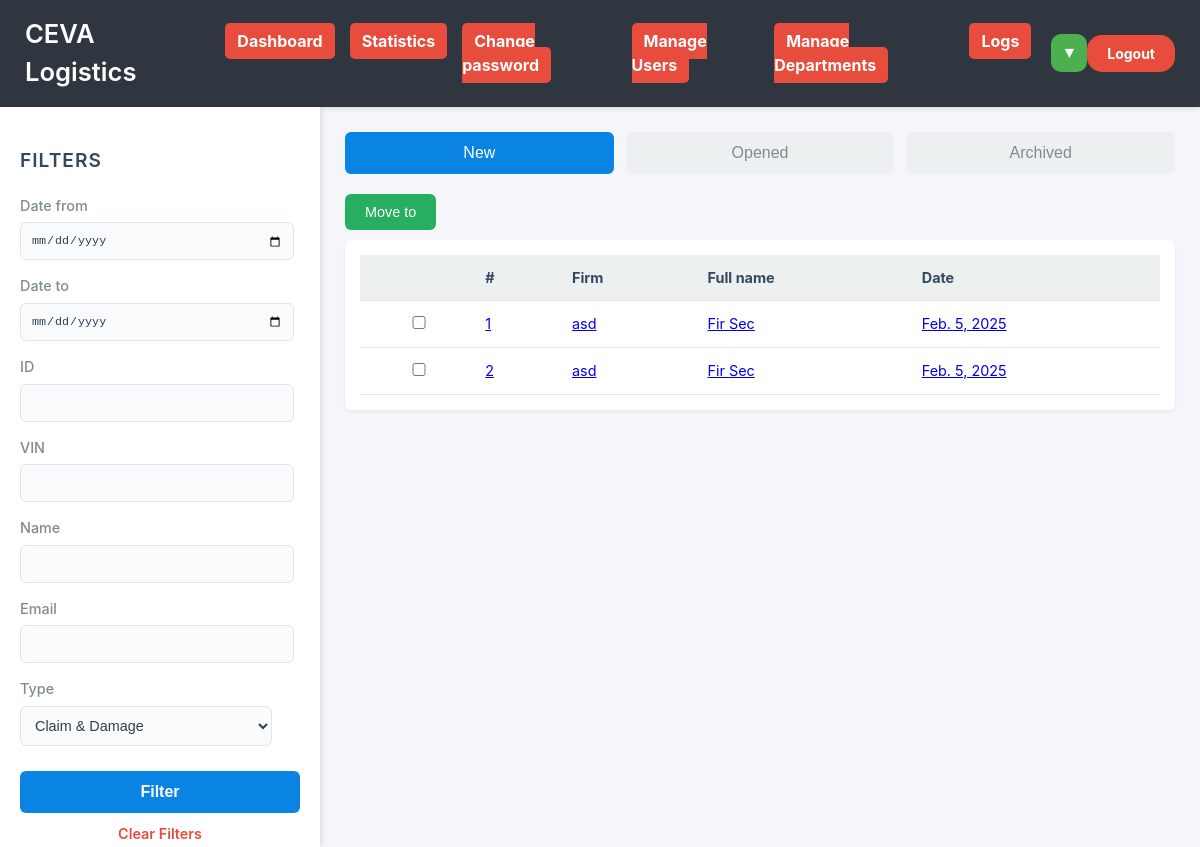
The page /agent_dashboard/ (signed in) on the database as committed earlier.
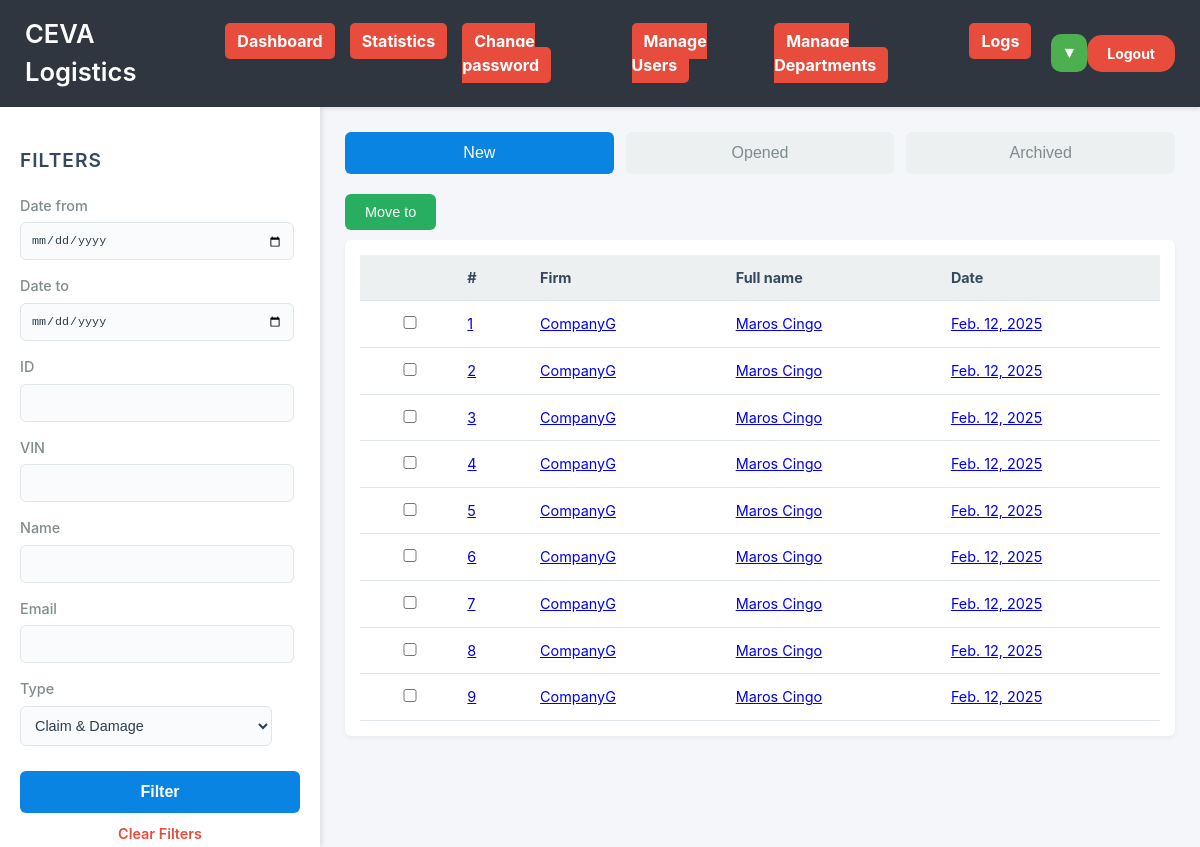
The same page on the database as committed later.
### main/models.py (models this page shows, shortened)
class ClaimModel(models.Model):
    date_of_arrival = models.DateField(auto_now_add=True)
    firm_name = models.CharField(max_length=30)
    second_name = models.CharField(max_length=30)
    first_name = models.CharField(max_length=30)
    email = models.EmailField()
    record_number = models.CharField(max_length=30)
    registration_number = models.CharField(max_length=30)
    date = models.DateField(null=True, blank=True, default=datetime.date.today)
    country_of_arrival = models.CharField(max_length=30)
    place_of_arrival = models.CharField(max_length=30)
    city_of_arrival = models.CharField(max_length=30)
    VIN_number = models.CharField(max_length=30)
    nature_of_damage_1 = models.CharField(max_length=30, choices=NATURE_OF_DAMAGE, default='XX')
    place_of_damage_1 = models.CharField(max_length=30, choices=PLACE_OF_DAMAGE, default='00')
    nature_of_damage_2 = models.CharField(max_length=30, choices=NATURE_OF_DAMAGE, default='XX')
    place_of_damage_2 = models.CharField(max_length=30, choices=PLACE_OF_DAMAGE, default='00')
    nature_of_damage_3 = models.CharField(max_length=30, choices=NATURE_OF_DAMAGE, default='XX')
    place_of_damage_3 = models.CharField(max_length=30, choices=PLACE_OF_DAMAGE, default='00')
    message = models.TextField()
    waybill = models.FileField(upload_to='temp/')
    damage_report = models.FileField(upload_to='temp/')
    photo_car = models.FileField(upload_to='temp/')
    photo_VIN = models.FileField(upload_to='temp/')
    photo_area = models.FileField(upload_to='temp/')
    status = models.CharField(max_length=20, choices=STATUS_CHOICES, default='new')

### main/views.py (the view)
# urls.py: path("agent_dashboard/", views.agent_dashboard, name="agent_dashboard"),
@login_required
def agent_dashboard(request):
    set_language(request)
    input_status = request.GET.get('status', 'new')
    input_date_from = request.GET.get('date_from', '')
    input_date_to = request.GET.get('date_to', '')
    input_id = request.GET.get('id', '')
    input_vin = request.GET.get('vin', '')
    input_name = request.GET.get('first_name', '')
    input_email = request.GET.get('email', '')
    input_type = request.GET.get('type', '')
    if (input_type == ''):
        if request.user.person.department != None:
            if request.user.person.department.reclamationType:
                input_type = request.user.person.department.reclamationType # normal agent
            else:
                input_type = "CL" #something went wrong
        else:
            input_type = "CL" #admin
    filters = {
        'status': request.GET.get('status', 'new'),
        'date_from': request.GET.get('date_from', ''),
        'date_to': request.GET.get('date_to', ''),
        'id': request.GET.get('id', ''),
        'vin': request.GET.get('vin', ''),
        'first_name': request.GET.get('first_name', ''),
        'email': request.GET.get('email', ''),
        'type': request.GET.get('type', 'CL'),
        'type' : input_type
    }
    context = {
        'report_types': REPORT_TYPES,
        'filters' : filters
    }
    entries = None
    match input_type:
        case 'CL':
            entries = ClaimModel.objects.all()
        case 'CM':
            entries = CommunicationModel.objects.all()
        case 'TR':
            entries = TransportModel.objects.all()
        case 'VP':
            entries = PreparationModel.objects.all()
        case 'OT':
            entries = OtherModel.objects.all()
    if input_id:
        entries = entries.filter(id__icontains=input_id)
    try:
        if input_vin:
            entries = entries.filter(VIN_number__icontains=input_vin)
    except:
        pass
    if input_date_from:
        entries = entries.filter(date__gte=input_date_from)
    if input_date_to:
        entries = entries.filter(date__lte=input_date_to)
    if input_email:
        entries = entries.filter(email__icontains=input_email)
    if input_name:
        entries = entries.filter(Q(firm_name__icontains=input_name) | Q(first_name__icontains=input_name) | Q(second_name__icontains=input_name))
    if input_status:
        entries = entries.filter(status=input_status)
    context['entries'] = entries
    return render(request, "agent_dashboard.html", context)

### main/views.py (called while the page is built)
def set_language(request):
    if "language" not in request.session:
        request.session["language"] = 'en'
    activate(request.session["language"])

### main/templates/agent_dashboard.html (shortened to what the changed rows need)
{% extends "base_agent.html" %}
{% load i18n %}
{% block content %}
    <div class="container">
        <div class="content">
            <div class="table-container">
                <table>
                    <thead>
                        <tr>
                            <th></th>
                            <th>#</th>
                            <th>{% trans "Firm" %}</th>
                            <th>{% trans "Full name" %}</th>
                            <th>{% trans "Date" %}</th>
                        </tr>
                    </thead>
                    <tbody>
                        {% for entry in entries %}
                            <tr>
                                <td><input type="checkbox" class="entry-checkbox" value="{{ entry.id }}"></td>
                                <td><a href="{% url 'entry_detail' entry.id filters.type%}">{{entry.id}}</a></td>
                                <td><a href="{% url 'entry_detail' entry.id filters.type%}">{{entry.firm_name}}</a></td>
                                <td><a href="{% url 'entry_detail' entry.id filters.type%}">{{entry.first_name}} {{entry.second_name}}</a></td>
                                <td><a href="{% url 'entry_detail' entry.id filters.type%}">{{entry.date}}</a></td>
                            </tr>
                        {% empty %}
                            <tr>
                                <td colspan="3">{% trans "No entries found matching the criteria." %}</td>
                            </tr>
                        {% endfor %}
                    </tbody>
                </table>
            </div>
        </div>
    </div>
{% endblock %}

Rows that differ between the two databases and show on the page:
changed ClaimModel id 1: firm_name "asd" → "CompanyG"; first_name "Fir" → "Maros"; second_name "Sec" → "Cingo"; date "Feb. 5, 2025" → "Feb. 12, 2025"
changed ClaimModel id 2: firm_name "asd" → "CompanyG"; first_name "Fir" → "Maros"; second_name "Sec" → "Cingo"; date "Feb. 5, 2025" → "Feb. 12, 2025"
added ClaimModel: id "3", firm_name "CompanyG", first_name "Maros", second_name "Cingo", date "Feb. 12, 2025"
added ClaimModel: id "4", firm_name "CompanyG", first_name "Maros", second_name "Cingo", date "Feb. 12, 2025"
added ClaimModel: id "5", firm_name "CompanyG", first_name "Maros", second_name "Cingo", date "Feb. 12, 2025"
added ClaimModel: id "6", firm_name "CompanyG", first_name "Maros", second_name "Cingo", date "Feb. 12, 2025"
added ClaimModel: id "7", firm_name "CompanyG", first_name "Maros", second_name "Cingo", date "Feb. 12, 2025"
added ClaimModel: id "8", firm_name "CompanyG", first_name "Maros", second_name "Cingo", date "Feb. 12, 2025"
added ClaimModel: id "9", firm_name "CompanyG", first_name "Maros", second_name "Cingo", date "Feb. 12, 2025"
